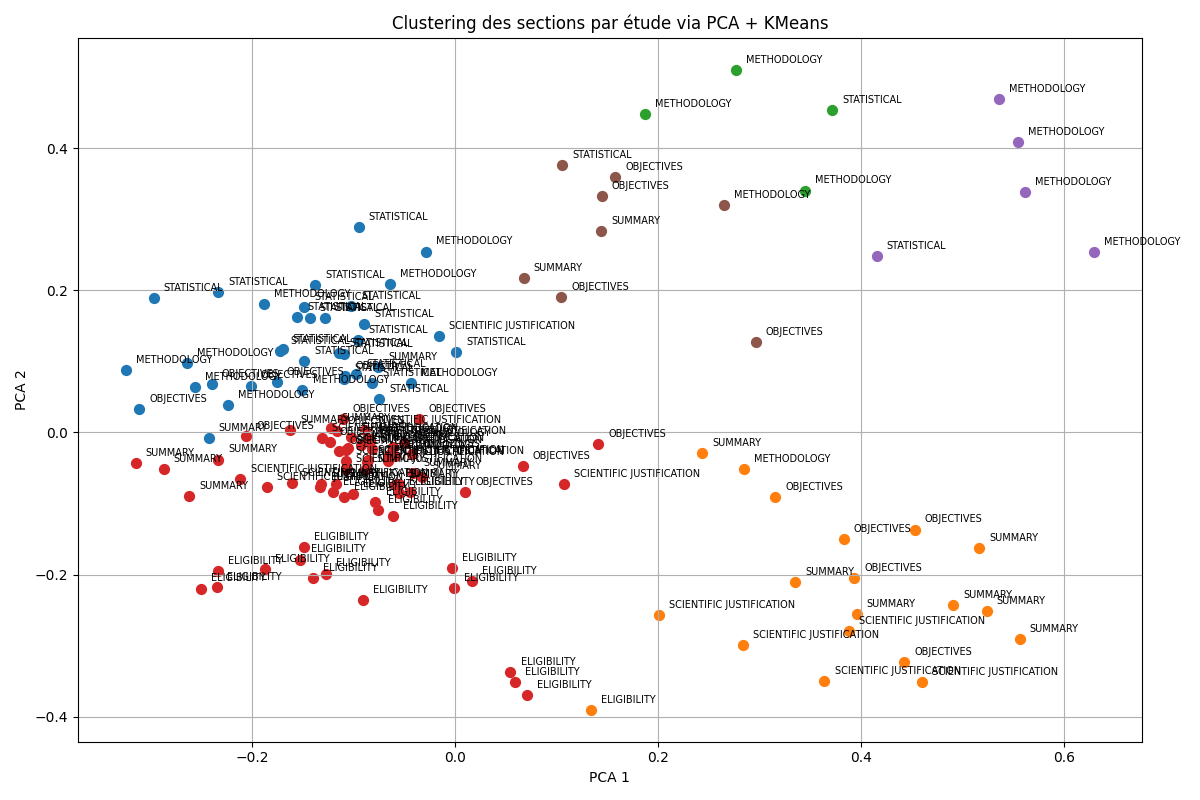

The script that saved this image:
import json
import matplotlib.pyplot as plt
import os
from sklearn.feature_extraction.text import TfidfVectorizer
from sklearn.decomposition import PCA
from sklearn.cluster import KMeans
import seaborn as sns

#Chemin
output_dir = "/home/loris/Stage/STAGE/Test/db_sortie_block/DOC/analysis/KMEANS/PCA"
os.makedirs(output_dir, exist_ok=True)

def load_data(filepath):
    with open(filepath, 'r', encoding='utf-8') as f:
        data = json.load(f)
    return data

#Chaque section d'une étude
def build_study_section_tfidf(studies, sections=['SUMMARY','SCIENTIFIC JUSTIFICATION','OBJECTIVES','METHODOLOGY','ELIGIBILITY','STATISTICAL']):
    texts = []
    labels = []

    for study_id, study in studies.items():
        for section in sections:
            if section in study and isinstance(study[section], str) and study[section].strip():
                texts.append(study[section])
                labels.append((study_id, section))

    vectorizer = TfidfVectorizer(
        stop_words='english',
        max_df=0.9,
        min_df=2,
        lowercase=True
    )
    X_mat = vectorizer.fit_transform(texts)
    return X_mat, labels

#Traitement des sections des études
def cluster_study_sections_with_pca(X_tfidf, labels, n_clusters=6):

    pca = PCA(n_components=2)
    X_pca = pca.fit_transform(X_tfidf.toarray())

    kmeans = KMeans(n_clusters=n_clusters, random_state=8)
    clusters = kmeans.fit_predict(X_pca)

    plt.figure(figsize=(12, 8))
    palette = sns.color_palette("tab10", n_clusters)

    for i, (study_id, section) in enumerate(labels):
        plt.scatter(X_pca[i, 0], X_pca[i, 1], c=[palette[clusters[i]]], label=f"{section}", s=50)
        plt.text(X_pca[i, 0]+0.01, X_pca[i, 1]+0.01, section, fontsize=7)

    plt.title("Clustering des sections par étude via PCA + KMeans")
    plt.xlabel("PCA 1")
    plt.ylabel("PCA 2")
    plt.grid(True)
    plt.tight_layout()
    plt.savefig(f"{output_dir}/Kmeans_etude_section_zoom.png")
    plt.close()

#Main
def main(json_file):

    studies = load_data(json_file)
    X_tfidf, labels = build_study_section_tfidf(studies)
    cluster_study_sections_with_pca(X_tfidf, labels)

    print(f"\nAnalyse KMeans-PCA terminée. Résultat unique dans : {output_dir}")

if __name__ == "__main__":
    json_file = "/home/loris/Stage/STAGE/Test/db_sortie_block/DOC/grouped_titles_preprocessed.json"
    main(json_file)
